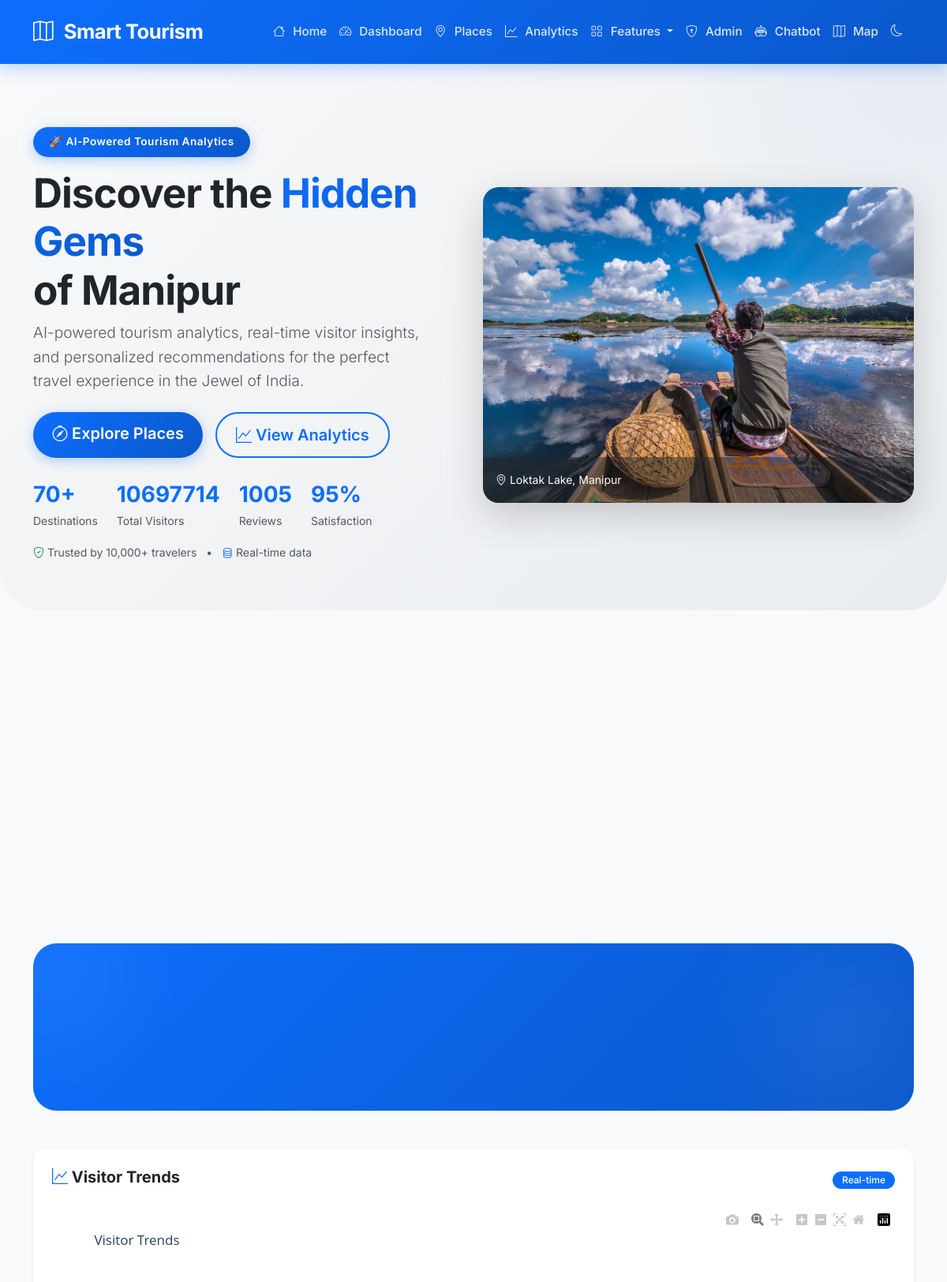
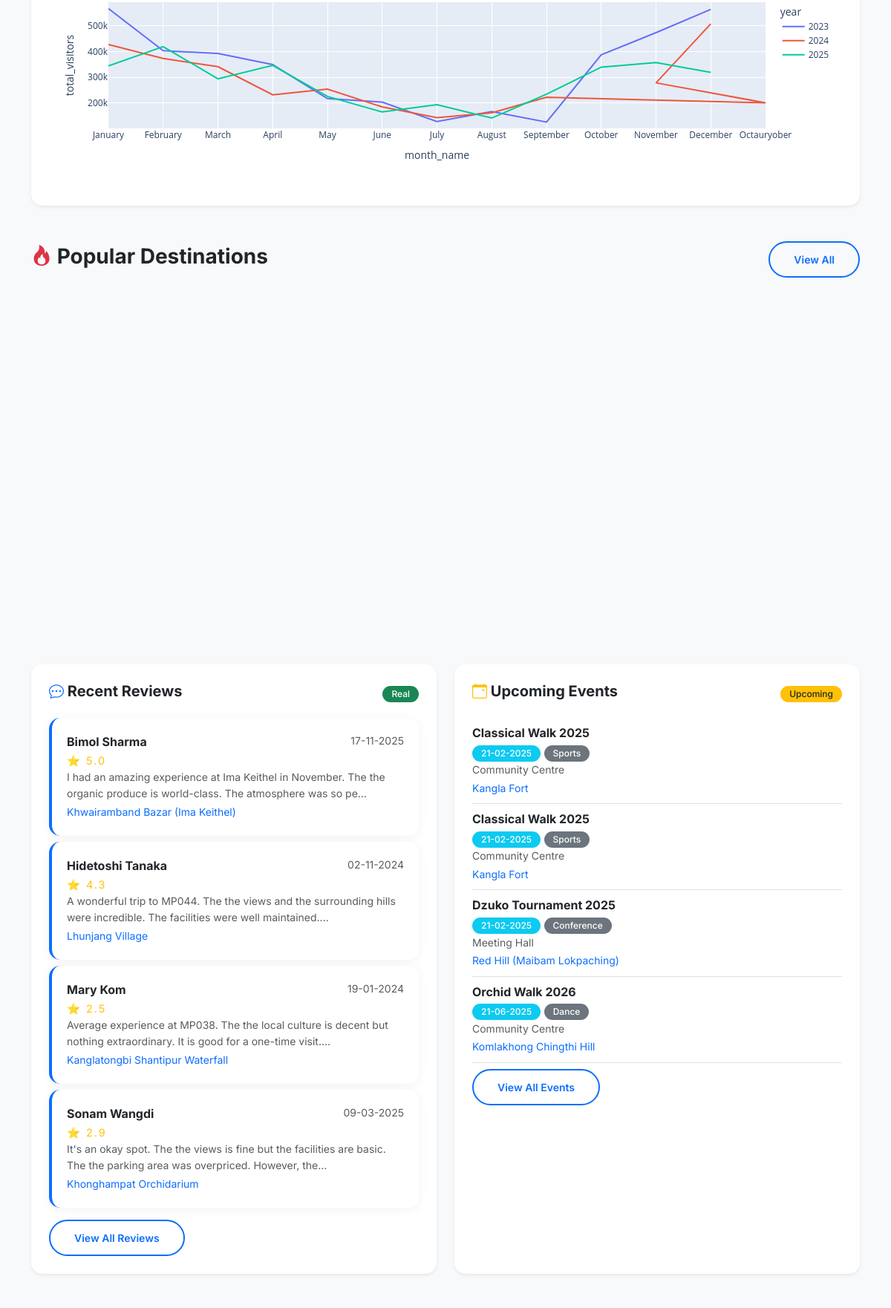
The page / (upper part) on the database its author committed (2 pictures, top to bottom).
### tables this page shows
CREATE TABLE reviews (
    review_id TEXT PRIMARY KEY,
    place_id TEXT,
    reviewer_name TEXT,
    reviewer_type TEXT,
    age_group TEXT,
    gender TEXT,
    nationality TEXT,
    visit_date TEXT,
    travel_month TEXT,
    travel_season TEXT,
    travel_mode TEXT,
    travel_group TEXT,
    visit_purpose TEXT,
    overall_rating REAL,
    cleanliness_rating REAL,
    accessibility_rating REAL,
    safety_rating REAL,
    facilities_rating REAL,
    value_for_money_rating REAL,
    recommendation_score INTEGER,
    review_title TEXT,
    review_text TEXT,
    review_length INTEGER,
    sentiment TEXT,
    likes INTEGER,
    helpful_votes INTEGER,
    verified_visitor TEXT,
    review_status TEXT,
    created_date TEXT,
    updated_date TEXT,
    FOREIGN KEY (place_id) REFERENCES tourist_places(place_id)
);

CREATE TABLE "tourist_places" (
"place_id" TEXT,
  "place_name" TEXT,
  "district" TEXT,
  "category" TEXT,
  "description" TEXT,
  "latitude" REAL,
  "longitude" REAL,
  "address" TEXT,
  "entry_fee_inr" REAL,
  "opening_time" TEXT,
  "closing_time" TEXT,
  "best_season" TEXT,
  "visit_duration_hours" REAL,
  "popularity_level" TEXT,
  "family_friendly" TEXT,
  "adventure_level" TEXT,
  "accessibility" TEXT,
  "parking_available" TEXT,
  "washroom_available" TEXT,
  "wheelchair_accessible" TEXT,
  "official_website" TEXT,
  "image_url" TEXT,
  "status" TEXT,
  "created_date" TEXT,
  "updated_date" TEXT
);

CREATE TABLE "events" (
"event_id" TEXT,
  "place_id" TEXT,
  "event_name" TEXT,
  "event_category" TEXT,
  "district" TEXT,
  "venue" TEXT,
  "description" TEXT,
  "organizer" TEXT,
  "contact_person" TEXT,
  "phone_number" TEXT,
  "email" TEXT,
  "official_website" TEXT,
  "latitude" REAL,
  "longitude" REAL,
  "start_date" TEXT,
  "end_date" TEXT,
  "start_time" TEXT,
  "end_time" TEXT,
  "duration_days" INTEGER,
  "season" TEXT,
  "expected_visitors" INTEGER,
  "registration_required" TEXT,
  "entry_fee_inr" REAL,
  "maximum_capacity" INTEGER,
  "remaining_capacity" INTEGER,
  "age_restriction" TEXT,
  "suitable_for" TEXT,
  "food_available" TEXT,
  "parking_available" TEXT,
  "wheelchair_accessible" TEXT,
  "emergency_medical_service" TEXT,
  "security_available" TEXT,
  "event_status" TEXT,
  "image_url" TEXT,
  "created_date" TEXT,
  "updated_date" TEXT
);

### app.py (the view)
@app.route('/')
def index():
    places_df = get_db_data("SELECT COUNT(*) as count FROM tourist_places")
    visitors_df = get_db_data(
        "SELECT SUM(total_visitors) as total FROM visitor_statistics")
    reviews_df = get_db_data("SELECT COUNT(*) as count FROM reviews")
    total_places = safe_int(
        places_df.iloc[0]['count']) if not places_df.empty else 0
    total_visitors = safe_int(
        visitors_df.iloc[0]['total']) if not visitors_df.empty else 0
    total_reviews = safe_int(
        reviews_df.iloc[0]['count']) if not reviews_df.empty else 0
    popular_df = get_db_data("""
        SELECT p.place_id, p.place_name, p.district, p.image_url,
               AVG(v.visitor_satisfaction) as avg_satisfaction,
               SUM(v.total_visitors) as total_visitors
        FROM tourist_places p
        JOIN visitor_statistics v ON p.place_id = v.place_id
        GROUP BY p.place_id
        ORDER BY total_visitors DESC
        LIMIT 6
    """)
    recent_reviews = get_db_data("""
        SELECT r.*, p.place_name
        FROM reviews r
        JOIN tourist_places p ON r.place_id = p.place_id
        ORDER BY r.created_date DESC
        LIMIT 5
    """)
    upcoming_events = get_db_data("""
        SELECT e.*, p.place_name
        FROM events e
        JOIN tourist_places p ON e.place_id = p.place_id
        WHERE e.start_date >= date('now')
        ORDER BY e.start_date
        LIMIT 5
    """)
    visitor_trend = get_db_data("""
        SELECT year, month_name, SUM(total_visitors) as total_visitors
        FROM visitor_statistics
        GROUP BY year, month_number
        ORDER BY year, month_number
    """)
    visitor_chart = None
    if not visitor_trend.empty:
        visitor_trend['total_visitors'] = visitor_trend['total_visitors'].fillna(
            0).astype(int)
        fig = px.line(visitor_trend, x='month_name', y='total_visitors',
                      color='year', title='Visitor Trends')
        visitor_chart = json.dumps(fig, cls=plotly.utils.PlotlyJSONEncoder)
    return render_template('index.html',
                           total_places=total_places,
                           total_visitors=total_visitors,
                           total_reviews=total_reviews,
                           popular_places=popular_df.to_dict(
                               'records') if not popular_df.empty else [],
                           recent_reviews=recent_reviews.to_dict(
                               'records') if not recent_reviews.empty else [],
                           upcoming_events=upcoming_events.to_dict(
                               'records') if not upcoming_events.empty else [],
                           visitor_chart=visitor_chart
                           )

### templates/index.html (shortened to what this page needs)
{% extends "base.html" %}  {% block content %}
<section class="hero-section">
  <div class="container">
    <div class="row align-items-center g-4">
      <div class="col-lg-6">
        <span class="badge-ai floating-badge"
          >🚀 AI-Powered Tourism Analytics</span
        >
        <h1 class="display-3 fw-bold">
          Discover the <span class="text-primary">Hidden Gems</span><br />
          of Manipur
        </h1>
        <p class="lead text-muted">
          AI-powered tourism analytics, real-time visitor insights, and
          personalized recommendations for the perfect travel experience in the
          Jewel of India.
        </p>
        <div class="mt-4 d-flex gap-3 flex-wrap">
          <a href="{{ url_for('places') }}" class="btn btn-primary btn-lg px-4">
            <i class="bi bi-compass"></i> Explore Places
          </a>
          <a
            href="{{ url_for('analytics') }}"
            class="btn btn-outline-primary btn-lg px-4"
          >
            <i class="bi bi-graph-up"></i> View Analytics
          </a>
        </div>
        <div class="mt-4 d-flex gap-4 flex-wrap">
          <div>
            <strong class="fs-3 text-primary">70+</strong>
            <span class="text-muted d-block small">Destinations</span>
          </div>
          <div>
            <strong class="fs-3 text-primary"
              >{{ total_visitors|default(0)|int }}</strong
            >
            <span class="text-muted d-block small">Total Visitors</span>
          </div>
          <div>
            <strong class="fs-3 text-primary"
              >{{ total_reviews|default(0)|int }}</strong
            >
            <span class="text-muted d-block small">Reviews</span>
          </div>
          <div>
            <strong class="fs-3 text-primary">95%</strong>
            <span class="text-muted d-block small">Satisfaction</span>
          </div>
        </div>
        <div class="mt-3">
          <small class="text-muted">
            <i class="bi bi-shield-check text-success"></i> Trusted by 10,000+
            travelers
            <span class="mx-2">•</span>
            <i class="bi bi-database text-primary"></i> Real-time data
          </small>
        </div>
      </div>
      <div class="col-lg-6">
        <div class="hero-image-container shadow-lg">
          <img
            src="{{ url_for('static', filename='images/loktak-lake-hero.jpg') }}"
            class="img-fluid w-100"
            alt="Loktak Lake, Manipur"
            style="height: 400px; object-fit: cover"
          />
          <div
            class="position-absolute bottom-0 start-0 p-3 bg-dark bg-opacity-50 text-white w-100"
          >
            <small><i class="bi bi-geo-alt"></i> Loktak Lake, Manipur</small>
          </div>
        </div>
      </div>
    </div>
  </div>
</section>
<section class="container mb-5">
  <div class="row g-4">
    <div class="col-md-3 col-sm-6">
    </div>
    <div class="col-md-3 col-sm-6">
    </div>
    <div class="col-md-3 col-sm-6">
    </div>
    <div class="col-md-3 col-sm-6">
    </div>
  </div>
</section>
<section class="container mb-5">
  <div class="stats-section">
    <div class="row g-3">
      <div class="col-md-3 col-6">
      </div>
      <div class="col-md-3 col-6">
      </div>
      <div class="col-md-3 col-6">
      </div>
      <div class="col-md-3 col-6">
      </div>
    </div>
  </div>
</section>
{% if visitor_chart %}
<section class="container mb-5">
  <div class="card shadow-sm border-0">
    <div class="card-body">
      <div class="d-flex justify-content-between align-items-center mb-3">
        <h5 class="card-title fw-bold">
          <i class="bi bi-graph-up text-primary"></i> Visitor Trends
        </h5>
        <span class="badge bg-primary">Real-time</span>
      </div>
      <div id="visitorChart" style="height: 350px"></div>
    </div>
  </div>
</section>
{% endif %}
<section class="container mb-5">
  <div class="d-flex justify-content-between align-items-center mb-4">
    <h3 class="fw-bold">
      <i class="bi bi-fire text-danger"></i> Popular Destinations
    </h3>
    <a
      href="{{ url_for('places') }}"
      class="btn btn-outline-primary btn-sm rounded-pill"
      >View All</a
    >
  </div>
  <div class="row g-4">
    {% if popular_places %} {% for place in popular_places %}
    <div class="col-md-4 col-lg-4">
    </div>
    {% endfor %} {% else %}
    <div class="col-12">
      <div class="alert alert-info text-center">
        <i class="bi bi-info-circle"></i> No popular places data available yet.
      </div>
    </div>
    {% endif %}
  </div>
</section>
<section class="container mb-5">
  <div class="row g-4">
    <div class="col-md-6">
      <div class="card shadow-sm border-0 h-100">
        <div class="card-body">
          <div class="d-flex justify-content-between align-items-center mb-3">
            <h5 class="fw-bold">
              <i class="bi bi-chat-dots text-primary"></i> Recent Reviews
            </h5>
            <span class="badge bg-success">Real</span>
          </div>
          {% if recent_reviews %} {% for review in recent_reviews[:4] %}
          <div class="testimonial-card mb-2">
            <div class="d-flex justify-content-between align-items-start">
              <div>
                <strong>{{ review.reviewer_name }}</strong>
                <div class="rating">⭐ {{ review.overall_rating }}</div>
              </div>
              <small class="text-muted">{{ review.visit_date }}</small>
            </div>
            <p class="mb-0 text-muted small">
              {{ review.review_text[:120] }}...
            </p>
            <small class="text-primary">{{ review.place_name }}</small>
          </div>
          {% endfor %}
          <a href="#" class="btn btn-outline-primary btn-sm rounded-pill mt-2"
            >View All Reviews</a
          >
          {% else %}
          <div class="text-muted text-center py-3">
            <i class="bi bi-chat-dots fs-4 d-block"></i>
            <small>No reviews yet</small>
          </div>
          {% endif %}
        </div>
      </div>
    </div>
    <div class="col-md-6">
      <div class="card shadow-sm border-0 h-100">
        <div class="card-body">
          <div class="d-flex justify-content-between align-items-center mb-3">
            <h5 class="fw-bold">
              <i class="bi bi-calendar-event text-warning"></i> Upcoming Events
            </h5>
            <span class="badge bg-warning text-dark">Upcoming</span>
          </div>
          {% if upcoming_events %} {% for event in upcoming_events[:4] %}
          <div class="border-bottom py-2">
            <div class="d-flex justify-content-between align-items-start">
              <div>
                <strong>{{ event.event_name }}</strong>
                <div>
                  <span class="badge bg-info">{{ event.start_date }}</span>
                  <span class="badge bg-secondary"
                    >{{ event.event_category }}</span
                  >
                </div>
                <p class="mb-0 text-muted small">{{ event.venue }}</p>
              </div>
            </div>
            <small class="text-primary">{{ event.place_name }}</small>
          </div>
          {% endfor %}
          <a href="#" class="btn btn-outline-primary btn-sm rounded-pill mt-2"
            >View All Events</a
          >
          {% else %}
          <div class="text-muted text-center py-3">
            <i class="bi bi-calendar-event fs-4 d-block"></i>
            <small>No upcoming events</small>
          </div>
          {% endif %}
        </div>
      </div>
    </div>
  </div>
</section>
{% endblock %}

### rows shown on the page
reviews: reviewer_name "Bimol Sharma", overall_rating "5.0", visit_date "17-11-2025", review_text "I had an amazing experience at Ima Keithel in November. The the organic produce is world-class. The atmosphere was so pe", place_name "Khwairamband Bazar (Ima Keithel)"
reviews: reviewer_name "Hidetoshi Tanaka", overall_rating "4.3", visit_date "02-11-2024", review_text "A wonderful trip to MP044. The the views and the surrounding hills were incredible. The facilities were well maintained.", place_name "Lhunjang Village"
reviews: reviewer_name "Mary Kom", overall_rating "2.5", visit_date "19-01-2024", review_text "Average experience at MP038. The the local culture is decent but nothing extraordinary. It is good for a one-time visit.", place_name "Kanglatongbi Shantipur Waterfall"
reviews: reviewer_name "Sonam Wangdi", overall_rating "2.9", visit_date "09-03-2025", review_text "It's an okay spot. The the views is fine but the facilities are basic. The the parking area was overpriced. However, the", place_name "Khonghampat Orchidarium"
events: event_name "Classical Walk 2025", start_date "21-02-2025", event_category "Sports", venue "Community Centre", place_name "Kangla Fort"
events: event_name "Dzuko Tournament 2025", start_date "21-02-2025", event_category "Conference", venue "Meeting Hall", place_name "Red Hill (Maibam Lokpaching)"
events: event_name "Orchid Walk 2026", start_date "21-06-2025", event_category "Dance", venue "Community Centre", place_name "Komlakhong Chingthi Hill"

### other values the page prints
{{ total_visitors|default(0)|int }} "10697714"
{{ total_reviews|default(0)|int }} "1005"
